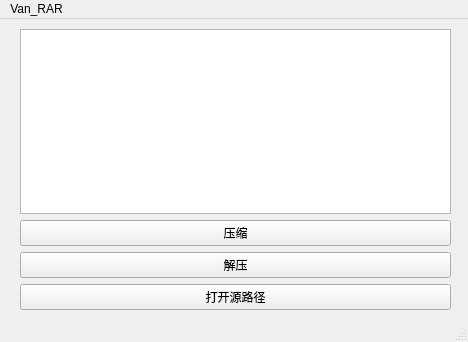
<?xml version="1.0" encoding="UTF-8"?>
<ui version="4.0">
    <class>MainWindow</class>
    <widget class="QMainWindow" name="MainWindow">
        <property name="geometry">
            <rect>
                <x>0</x>
                <y>0</y>
                <width>468</width>
                <height>342</height>
            </rect>
        </property>
        <property name="windowTitle">
            <string>MainWindow</string>
        </property>
        <widget class="QWidget" name="centralwidget">
            <widget class="QWidget" name="verticalLayoutWidget">
                <property name="geometry">
                    <rect>
                        <x>20</x>
                        <y>10</y>
                        <width>431</width>
                        <height>281</height>
                    </rect>
                </property>
                <layout class="QVBoxLayout" name="verticalLayout">
                    <item>
                        <widget class="QTextBrowser" name="infomation"/>
                    </item>
                    <item>
                        <widget class="QPushButton" name="compress">
                            <property name="text">
                                <string>压缩</string>
                            </property>
                        </widget>
                    </item>
                    <item>
                        <widget class="QPushButton" name="extract">
                            <property name="text">
                                <string>解压</string>
                            </property>
                        </widget>
                    </item>
                    <item>
                        <widget class="QPushButton" name="pushButton">
                            <property name="text">
                                <string>打开源路径</string>
                            </property>
                        </widget>
                    </item>
                </layout>
            </widget>
        </widget>
        <widget class="QMenuBar" name="menubar">
            <property name="geometry">
                <rect>
                    <x>0</x>
                    <y>0</y>
                    <width>468</width>
                    <height>21</height>
                </rect>
            </property>
            <widget class="QMenu" name="menuVan_RAR">
                <property name="title">
                    <string>Van_RAR</string>
                </property>
            </widget>
            <addaction name="menuVan_RAR"/>
        </widget>
        <widget class="QStatusBar" name="statusbar"/>
    </widget>
    <resources/>
    <connections/>
</ui>
